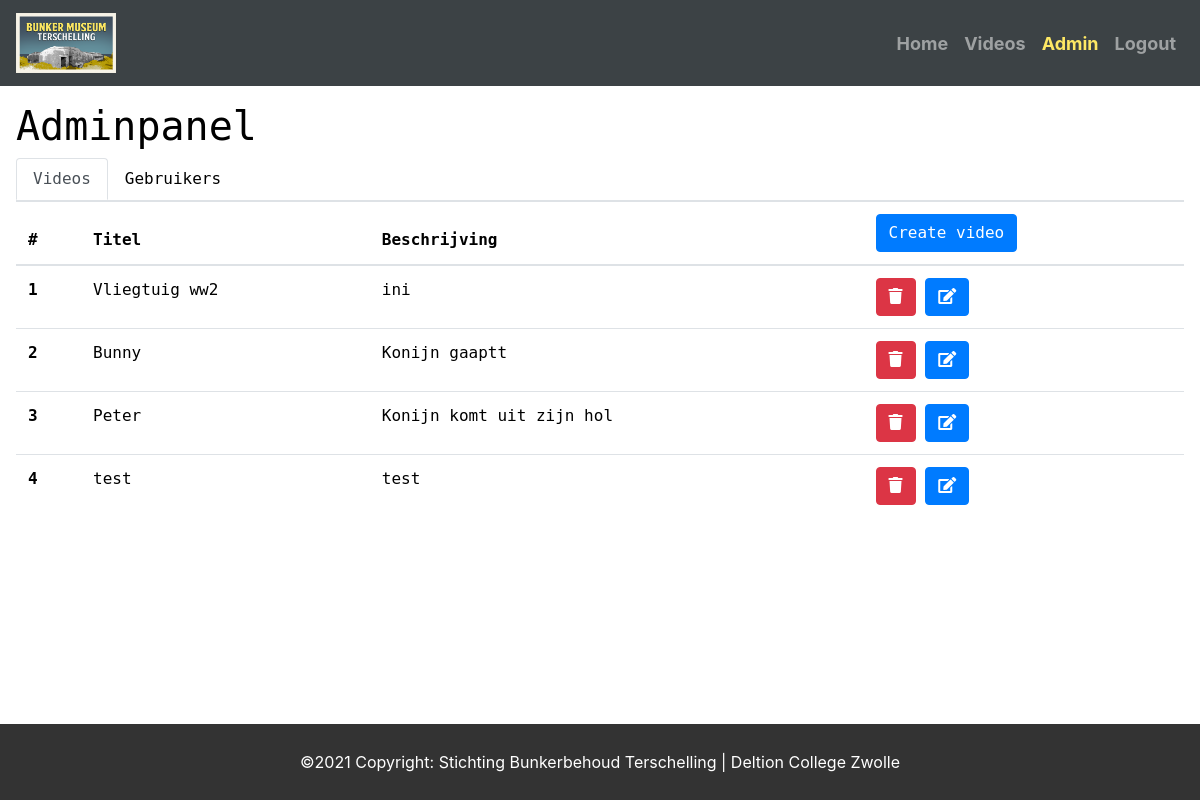
The page /admin (signed in) on the database its author committed.
### models.py (models this page shows)
class Video(db.Model):
    id = db.Column(db.Integer, primary_key=True)
    title = db.Column(db.String(64), index=True)
    beschrijving = db.Column(db.String(120), index=True)
    videoPunten = db.Column(db.String(500), index=True, server_default='[{"time":0,"laserOnOff":"begin"}]')
    data = db.Column(db.String(120), index=True)
    href = db.Column(db.String(120), index=True)

### admin.py (the view)
@admin.route("/admin", methods=['GET'])
@login_required
def adminPanel():
    video_data = Video.query.all()
    user_data = User.query.all()
    return render_template('admin/admin.html', video_data=video_data, user_data=user_data);

### __init__.py (called while the page is built)
@login_manager.user_loader
def load_user(user_id):
    return User.query.get(int(user_id))

### templates/admin/admin.html (shortened to what this page needs)
{% set active_page = "Admin" %}
{% extends "base.html" %}
    {% block content %}
    <h1>Adminpanel</h1>
    <div class="nav nav-tabs" id="nav-tab" role="tablist">
        <a class="nav-link active" id="nav-home-tab" data-toggle="tab" href="#nav-home" role="tab"
            aria-controls="nav-home" aria-selected="true">Videos</a>
        <a class="nav-link" id="nav-profile-tab" data-toggle="tab" href="#nav-profile" role="tab"
            aria-controls="nav-profile" aria-selected="false">Gebruikers</a>
    </div>
    <div class="tab-content" id="nav-tabContent">
        <div class="geenScrollBar tab-pane fade show active" id="nav-home" role="tabpanel"
            aria-labelledby="nav-home-tab">
            <table class="table">
                <thead>
                    <tr>
                        <th scope="col">#</th>
                        <th scope="col">Titel</th>
                        <th scope="col">Beschrijving</th>
                        <th scope="col">
                            <button type="button" class="btn btn-primary" data-toggle="modal" data-target="#CreateModal"
                                data-whatever="@mdo">Create video
                            </button>
                        </th>
                    </tr>
                </thead>
                <tbody>
                    {% for video in video_data %}
                    <tr>
                        <th scope="row">{{ video.id }}</th>
                        <td>{{ video.title }}</td>
                        <td>{{ video.beschrijving }}</td>
                        <td>
                            <button type="button" class="btn btn-danger" data-toggle="modal"
                                data-target="#DeleteBevestiging{{ video.id }}"><i class="fa fa-trash"
                                    aria-hidden="true"></i>
                            </button>
                            <button type="button" class="btn btn-primary" data-toggle="modal"
                                data-target="#editModal{{ video.id }}" data-whatever="@mdo"><i class="fa fa-edit"
                                    aria-hidden="true"></i>
                            </button>
                        </td>
                    </tr>
                    {% endfor %}
                </tbody>
            </table>
        </div>
    </div>
    </div>
    {% endblock %}

### templates/base.html (shortened to what this page needs)
<!DOCTYPE html>
<html>
<head>
    <link rel="stylesheet" href="{{ url_for('static', filename='css/style.css') }}" type="text/css">
    <link rel="stylesheet" href="{{ url_for('static', filename='css/bootstrap.min.css') }}" type="text/css">
    <link rel="stylesheet" href="{{ url_for('static', filename='css/fontawesome.min.css') }}" type="text/css">
    <link rel="stylesheet" href="{{ url_for('static', filename='css/all.min.css') }}" type="text/css">
    <link rel="stylesheet" href="{{ url_for('static', filename='css/login.css')}}" type="text/css">
    <link rel="stylesheet" href="{{ url_for('static', filename='css/video-js.min.css') }}" type="text/css">
    <link rel="stylesheet" href="{{ url_for('static', filename='css/videojs.markers.min.css') }}" type="text/css">
</head>
<body>
    <div class="overlay">
        <div id="container">
            <header>
                <nav class="navbar  navbar-expand-lg navbar-dark  scrolling-navbar" id="test">
                    <a class="navbar-brand" href="{{ url_for('main.index') }}"><img class="nav-img-logo"
                            src="{{ url_for('static', filename='images/LogoBunkersTS2.png') }}" width="100px"
                            height="60px"></img></a>
                    <div class="collapse navbar-collapse" id="navbarSupportedContent">
                        {% if current_user.is_authenticated %}
                        {% set navigation_bar = [
                        ('/', 'Home', 'Home'),
                        ('/videos', 'Videos', 'Videos'),
                        ('/admin', 'Admin', 'Admin'),
                        ('/logout', 'logout','Logout'),
                        ] -%}
                        {% else %}
                        {% set navigation_bar = [
                        ('/login', 'Login', 'Login'),
                        ] -%}
                        {% endif %}
                        {% set active_page = active_page|default('Home') -%}
                        <ul class=" navigation navbar-nav ml-auto menu">
                            {% for href, id, caption in navigation_bar %}
                            <li {% if id==active_page %} class="active" {% endif %}><a class="nav-link"
                                    href="{{ href|e }}">{{ caption|e }}</a>
                            </li>
                            {% endfor %}
                        </ul>
                    </div>
                </nav>
            </header>
            <main {%if active_page=="Home" %} style="padding: 0 !important;" {%endif%}>
                {% block content %}
                {% endblock %}
            <footer class="page-footer {%if active_page !="Home" and active_page !="edit_punten" %} fixed-footer {%endif%}" id="footer">
                <div class="footer-copyright text-center py-3" id="copyFooter">
                    &copy;2021 Copyright: Stichting Bunkerbehoud Terschelling | Deltion College Zwolle
                </div>
            </footer>
        </div>
</body>

### static/css/style.css (style rules this page uses)
html { height: 100%; }
body { height: 100%; margin: 0; background-repeat: no-repeat; background-attachment: fixed; }
#container { height: 100VH; margin: 0 auto; display: flex; flex-direction: column; }
main { font-family: DejaVu Sans Mono, monospace; flex: 1; display: flex; padding: 1em; flex-direction: column; }
footer { background-color: #3C4245; color: white; margin-top: auto; }
.active .nav-link { color: #FEE864 !important; font-size: 18px; font-weight: bold; }
nav { background-color: #3C4245; }
nav a { color: #fff; font-size: 18px; font-weight: bold; }
.geenScrollBar { overflow-y: scroll; height: calc(100vh - (86px + 48px + 56px + 43px + 48px)) !important; }
.show { display: block; }
.fixed-footer { width: 100%; position: fixed; background: #333; padding: 10px 0; color: #fff; }
.fixed-footer { bottom: 0; }
#footer { width: 100%; background: #333; padding: 10px 0; color: #fff; }

### static/css/login.css (style rules this page uses)
body { color: #000; overflow-x: hidden; height: 100%; background-repeat: no-repeat; background-size: cover; }
::placeholder { color: #BDBDBD; opacity: 1; font-weight: 300 }
a { color: inherit; cursor: pointer }

### rows shown on the page
Video: id "1", title "Vliegtuig ww2", beschrijving "ini"
Video: id "2", title "Bunny", beschrijving "Konijn gaaptt"
Video: id "3", title "Peter", beschrijving "Konijn komt uit zijn hol"
Video: id "4", title "test", beschrijving "test"

### other values the page prints
{{ caption|e }} "Home" "Videos" "Admin" "Logout"
